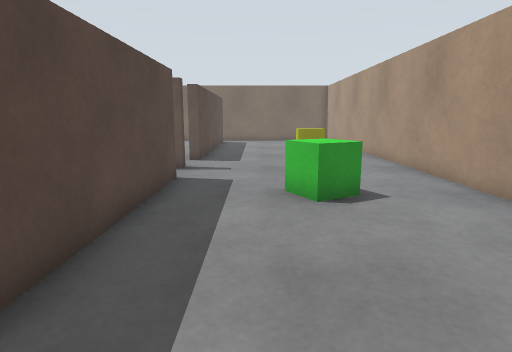
view 1 (above)

23 first-person views from a walk through a Gazebo world. The camera is 0.86 m above the floor, tilts 10° down and sees 75° across. The floor is counted in squares, 0.5 m on a side. Each view is taken from the middle of a square. On the plan, view 1 faces up. The plan holds only what a view shows up to about 16 squares ahead; the rest is blank. The place goes on beyond the plan.

view 2
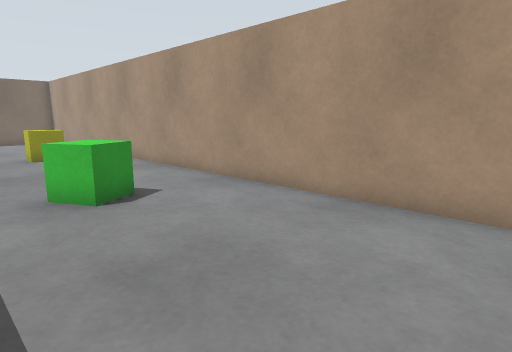

view 3
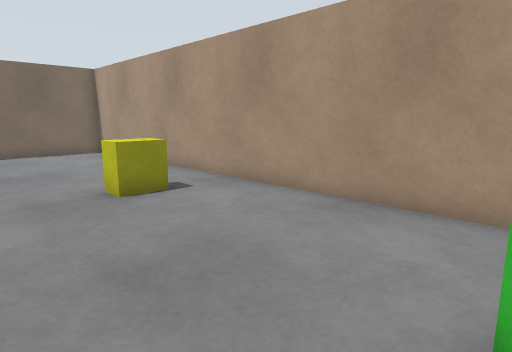

view 4
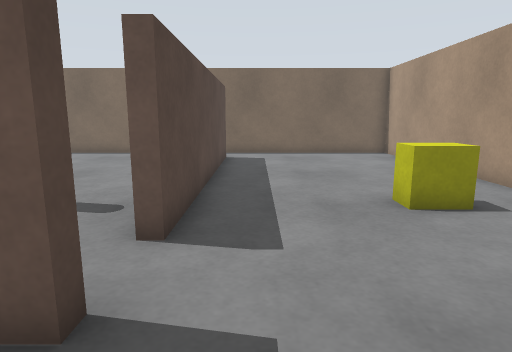

view 5
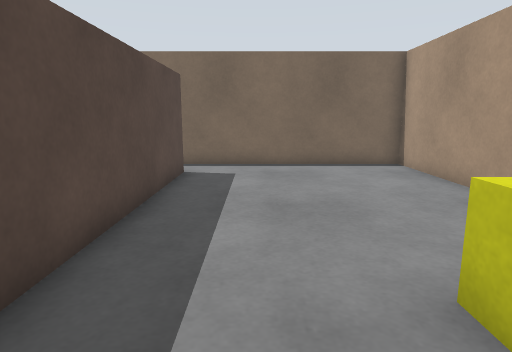

view 6
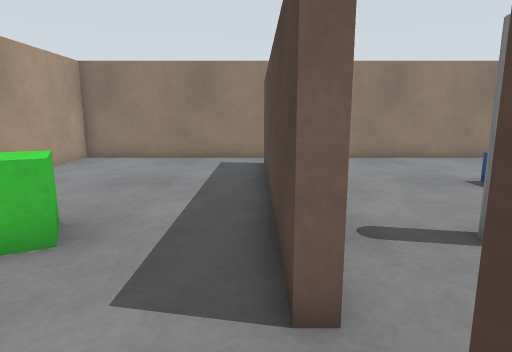

view 7
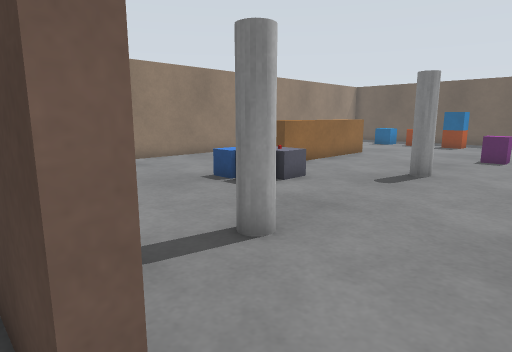

view 8
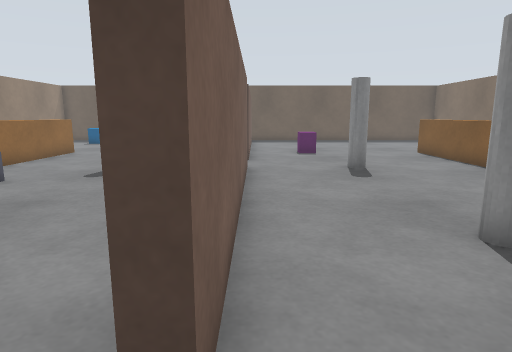

view 9
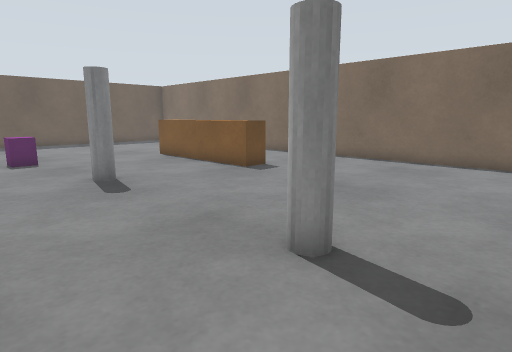

view 10
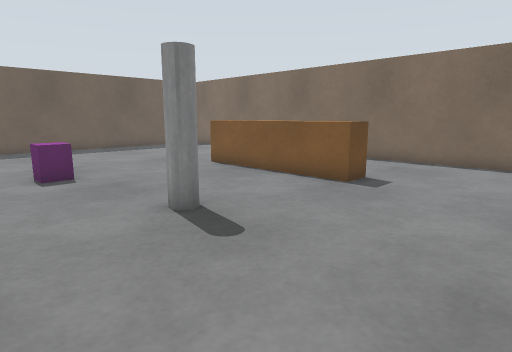

view 11
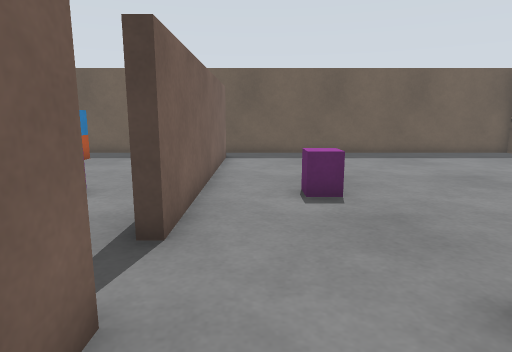

view 12
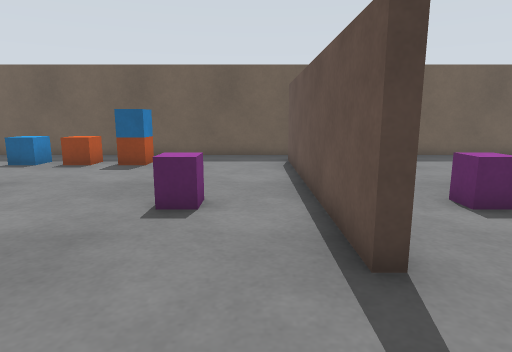

view 13
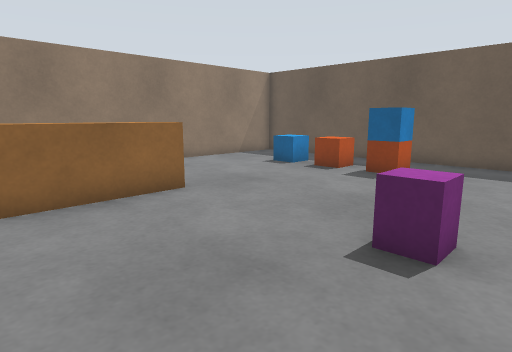

view 14
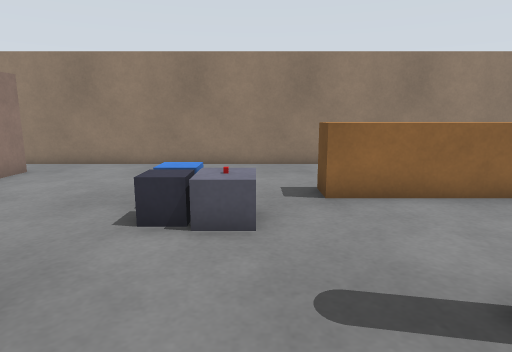

view 15
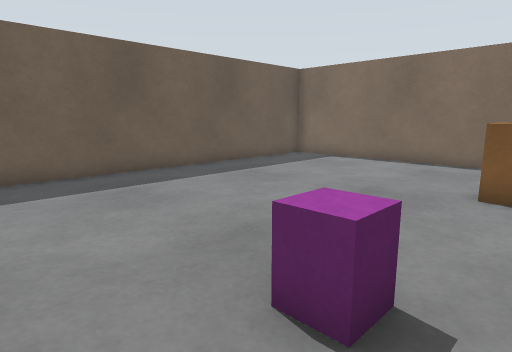

view 16
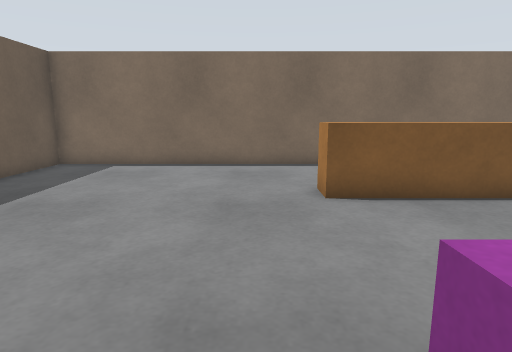

view 17
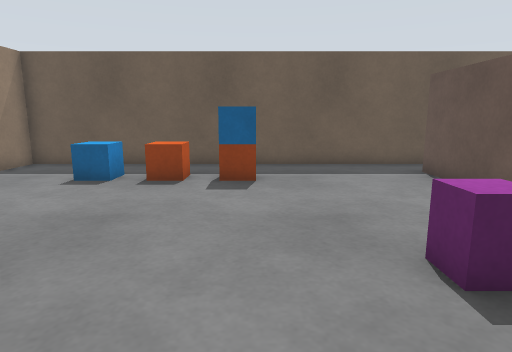

view 18
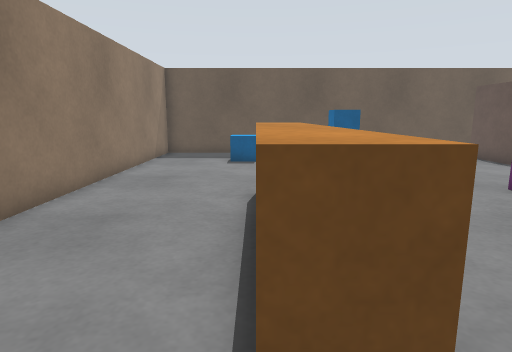

view 19
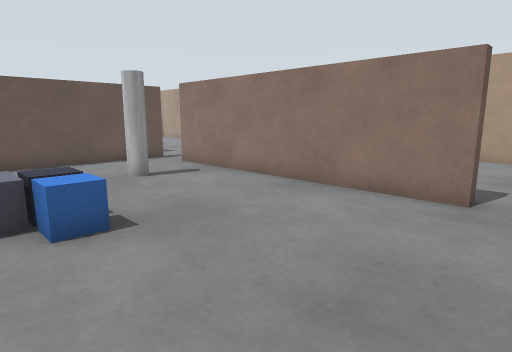

view 20
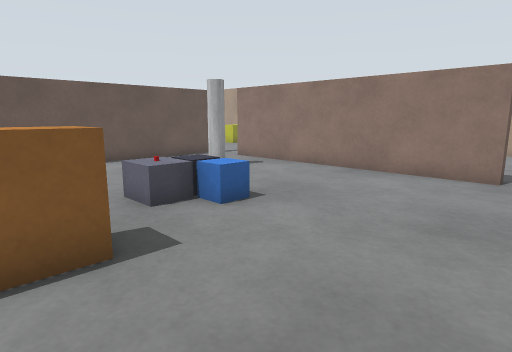

view 21
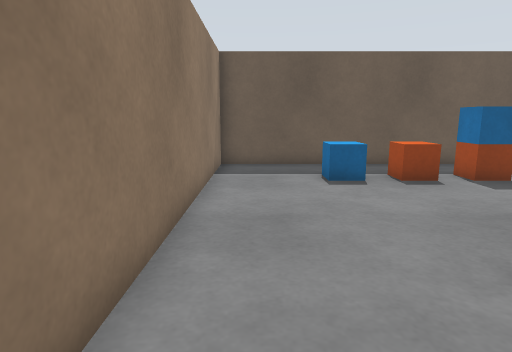

view 22
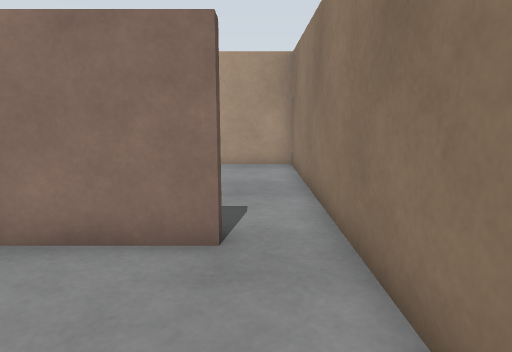

view 23
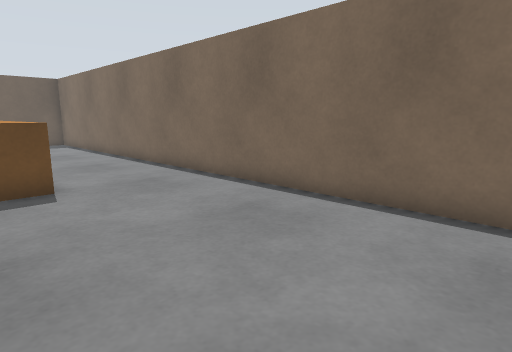

### Floor plan
Ten units are one square. View 1 is at (0, 0); x grows to the right and y downward. Boxes are objects, and circles mark ways between rooms. Rooms are numbered by the first view taken in them; rooms with no view inside come last. Other rooms are left out.
<svg viewBox="-268 -258 326 286">
<path fill="none" stroke="#000" d="M-25 -117 -25 -113M-27 -95 -23 -95 -23 5M-23 -235 -23 -135M-24 23 53 23 53 -253 -24 -253M-125 -117 -25 -117M-245 -117 -145 -117M-23 -135 -28 -135M-24 -253 -263 -253 -263 -114M-115 -211 -115 -200 -175 -200 -175 -210M-145 -117 -145 -113 -245 -113M-23 5 -27 5 -27 -95M-263 -114 -263 23 -24 23M-25 -113 -112 -113M-176 -30 -115 -30 -115 -20 -126 -20"/>
<rect x="5" y="-85" width="20" height="20" fill="#bbb"><title>green box</title></rect>
<rect x="15" y="-165" width="20" height="20" fill="#bbb"><title>yellow box</title></rect>
<rect x="-185" y="-155" width="20" height="20" fill="#bbb"><title>magenta box</title></rect>
<rect x="-135" y="-165" width="20" height="20" fill="#bbb"><title>pillar</title></rect>
<rect x="-65" y="-165" width="20" height="20" fill="#bbb"><title>pillar</title></rect>
<rect x="-245" y="-25" width="20" height="20" fill="#bbb"><title>blue box</title></rect>
<rect x="-245" y="-45" width="20" height="20" fill="#bbb"><title>orange box</title></rect>
<rect x="-245" y="-65" width="20" height="20" fill="#bbb"><title>blue box</title></rect>
<rect x="-185" y="-95" width="20" height="20" fill="#bbb"><title>magenta box</title></rect>
<rect x="-135" y="-85" width="20" height="20" fill="#bbb"><title>pillar</title></rect>
<rect x="-105" y="-55" width="20" height="20" fill="#bbb"><title>other object</title></rect>
<rect x="-85" y="-35" width="10" height="10" fill="#bbb"><title>blue box</title></rect>
<rect x="-85" y="-45" width="10" height="10" fill="#bbb"><title>blue box</title></rect>
<rect x="-65" y="-85" width="20" height="20" fill="#bbb"><title>pillar</title></rect>
<circle cx="-20" cy="-125" r="3" fill="#2a7"/>
<circle cx="-20" cy="-245" r="3" fill="#2a7"/>
<circle cx="-20" cy="-100" r="3" fill="#2a7"/>
<circle cx="-20" cy="15" r="3" fill="#2a7"/>
<circle cx="-135" cy="-110" r="3" fill="#2a7"/>
<circle cx="-255" cy="-110" r="3" fill="#2a7"/>
<text x="20" y="-120">1</text>
<text x="-150" y="-180">2</text>
<text x="-150" y="-40">3</text>
</svg>
Room 1 opens to room 2. Room 1 opens to room 3. Room 2 opens to room 3.

Where each view was taken, in squares from view 1:
view 1: 0 up, 0 right, facing up
view 2: 0 up, 1 left, facing up-right
view 3: 8 up, 1 left, facing up-right
view 4: 9 up, 1 left, facing up
view 5: 13 up, 0 right, facing up
view 6: 12 up, 2 left, facing down
view 7: 11 up, 2 left, facing down-left
view 8: 12 up, 1 left, facing left
view 9: 12 up, 3 left, facing up-left
view 10: 12 up, 7 left, facing up-left
view 11: 13 up, 10 left, facing left
view 12: 10 up, 11 left, facing left
view 13: 10 up, 13 left, facing down-left
view 14: 10 up, 10 left, facing down
view 15: 12 up, 16 left, facing up-left
view 16: 13 up, 19 left, facing up
view 17: 6 up, 14 left, facing left
view 18: 2 up, 10 left, facing left
view 19: 2 down, 10 left, facing up-right
view 20: 2 down, 13 left, facing up-right
view 21: 1 down, 14 left, facing left
view 22: 1 down, 7 left, facing right
view 23: 19 up, 3 left, facing up-left
